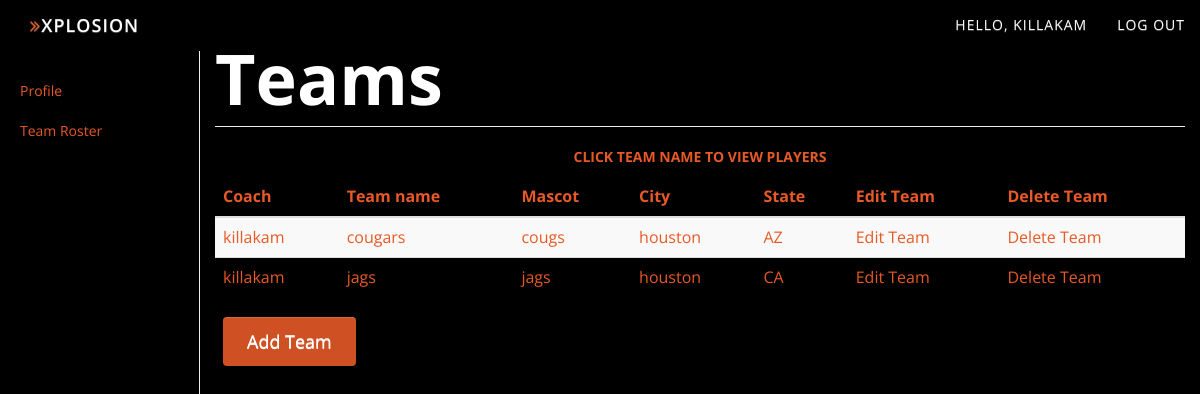
Page /Coach/Team/ (signed in) on the committed database.
### accounts/models.py (models this page shows, shortened)
class Teams(models.Model):
    coach = models.ForeignKey(Coachs, on_delete=models.CASCADE)
    team_name = models.CharField(max_length=40)
    mascot = models.CharField(max_length=15)
    city = models.CharField(max_length=21)
    state = models.CharField(max_length=20,choices=state_choice)

class Coachs(models.Model):
    user= models.OneToOneField(User, on_delete=models.CASCADE, unique=True, related_name='profile')
    city = models.CharField(max_length=21)
    state = models.CharField(max_length=20, choices=state_choice)
    def create_profile(sender, **kwargs):
        if kwargs['created']:
            user_profile = Coachs.objects.create(user=kwargs['instance'])
    post_save.connect(create_profile, sender=User)
    def __str__(self):
        return self.user.username

### accounts/views.py (the view)
# urls.py: url(r'^Coach/Team/$', views.Coach_Profile_Team, name='Coach_Profile_Team'),
def Coach_Profile_Team(request):
    team = request.user.profile.teams_set.all()
    args = {'team':team}
    return render(request, 'profile/Profile_Coach_Team.html', args)

### accounts/templates/profile/Profile_Coach_Team.html
{% extends 'profile/header.html' %}
{% block content %}
  <body style="background-color:#000">
   {% include 'profile/Navbar.html' %}
    <div class="container-fluid">
      <div class="row">
       {% include 'profile/Sidebar.html' %}
        <div class="col-sm-9 col-sm-offset-3 col-md-10 col-md-offset-2 main">
          <h1 class="page-header" style="color:#fff; font-size:5em">Teams</h1>
          <h5 style="text-align: center; color: #E75926;">Click team name to view players</h5>
          <div class="table-responsive">
            <table class="table table-striped" style="color:#E75926">
              <thead>
                <tr>
                  <th>Coach</th>
                  <th>Team name</th>
                  <th>Mascot</th>
                  <th>City</th>
                  <th>State</th>
                  <th>Edit Team</th>
                  <th>Delete Team</th>
                </tr>
              </thead>
              <tbody>
              {% for team in team %}
                <tr>
                  <td>{{ team.coach }}</td>
                  <td><a href="{% url 'Coach_Team_View' team.id %}" style="color:#E75926">{{ team.team_name}}</a></td>
                  <td>{{ team.mascot }}</td>
                  <td>{{ team.city }}</td>
                  <td>{{ team.state }}</td>
                  <td><a href="{% url 'Coach_Team_Update' team.id %}">Edit Team</a></td>
                  <td><a href="{% url 'Coach_Team_Delete' team.id %}">Delete Team</a></td>
                </tr>
              {% endfor %}
              </tbody>
            </table>
          </div>
            <a style="color: white" class="btn btn-default" href="{% url 'Coach_Profile_Add_Team' %}">Add Team</a>
          </div>
        </div>
      </div>
  </body>
{% endblock %}

### accounts/templates/profile/Navbar.html (shortened to what this page needs)
   <nav class="navbar-custom navbar-fixed-top" style="background-color:#000">
      <div class="container-fluid">
        <div class="navbar-header">
          <a class="navbar-brand" href="{% url 'index'%}" ><i class="fa fa-angle-double-right"></i>Xplosion</a>
        </div>
        <div id="navbar" class="navbar-collapse collapse">
          <ul class="nav navbar-nav navbar-right">
            <li><a href="{% url 'logout'%}">Log out</a></li>
          </ul>
            <ul class="nav navbar-nav navbar-right">
            <li><a>hello, {{ user.username }}</a></li>
          </ul>
        </div>
      </div>
    </nav>

### accounts/static/css/base.css (style rules this page uses)
h1 { color: #777777; }

### accounts/static/css/style.css (style rules this page uses)
.navbar-collapse.collapse { display: none; }
body, html { font-family: 'Open Sans', sans-serif; text-rendering: optimizeLegibility !important; -webkit-font-smoothing: antialiased !important; color: #777; width: 100% !important; height: 100% !important; }
h1 { font-weight: 700; }
h5 { text-transform: uppercase; font-weight: 700; line-height: 20px; }
a { color: #E75926; }
a:link { color: #E75926; }
ul, ol { list-style: none; }
ul, ol { padding: 0; webkit-padding: 0; moz-padding: 0; }
.navbar-custom { padding: 0; border-bottom: 0; letter-spacing: 1px; background: #000; text-transform: uppercase; }
.navbar-custom .navbar-brand { font-weight: 600; }
.navbar-custom .navbar-brand i.fa { color: #E75926; }
.navbar-custom a { color: #fff; }
.navbar-custom .nav li a { -webkit-transition: background .3s ease-in-out; -moz-transition: background .3s ease-in-out; transition: background .3s ease-in-out; }
.btn-default { color: #f6f6f6; background: #cf5022; border: 0; padding: 12px 24px; margin: 0 8px; font-size: 18px; transition: all 0.5s; }

### rows in the picture
Teams: coach "killakam", team_name "cougars", mascot "cougs", city "houston", state "AZ"
Teams: coach "killakam", team_name "jags", mascot "jags", city "houston", state "CA"

### other values in the picture
{{ user.username }} "KILLAKAM"
